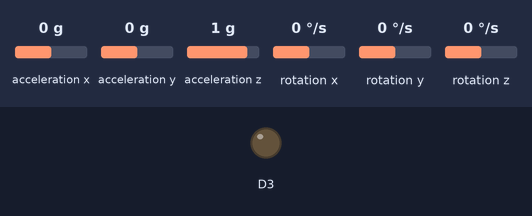
Bench run of a sketch on a simulated ESP8266 (NodeMCU). On the bench: output pins drawn as LEDs (lit = HIGH). Wiring (inferred from the names in the program): MPU-9250 motion sensor at I2C address 0x68. The inputs (shaded band) are chosen by the test bench; at power-on: acceleration x 0 g, acceleration y 0 g, acceleration z 1 g, rotation x 0 °/s, rotation y 0 °/s, rotation z 0 °/s. What the sketch prints to the serial monitor is not drawn.

Above: at 2.2 s.
2.3 s: acceleration x set to -1.4 g
At 4.0 s:
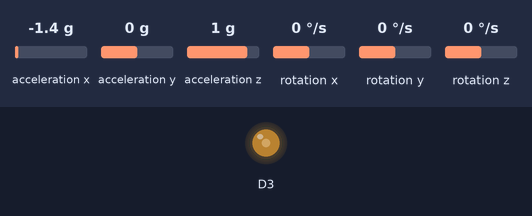
4.3 s: acceleration x set to -0.8 g
At 5.9 s:
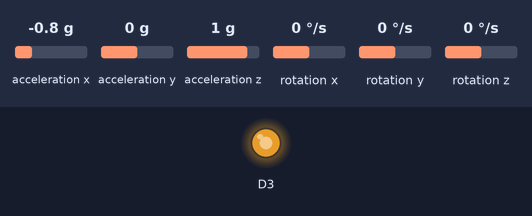
6.2 s: acceleration x set to 1.4 g
At 7.7 s:
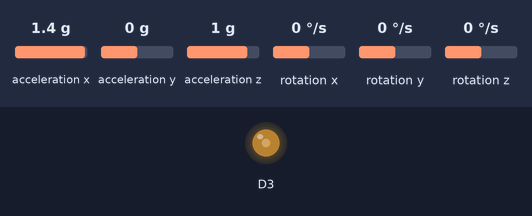
8.0 s: acceleration x set to 0.8 g
At 9.8 s:
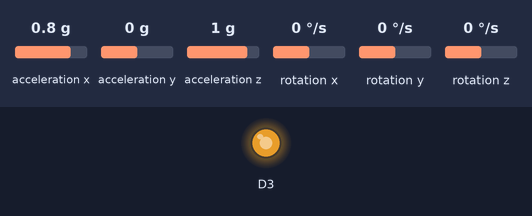
Timing chart, 0 to 10.9 s (numbered marks = the images above; inputs shaded):
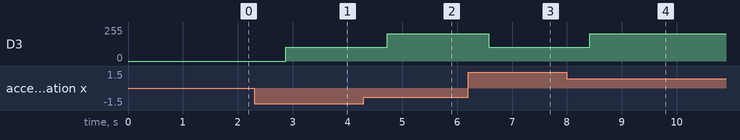

Measured:
- after the input at 2.3 s, D3: 0/255 → 102/255 after 0.58 s
- after the input at 4.3 s, D3: 102/255 → 204/255 after 0.43 s
- after the input at 6.2 s, D3: 204/255 → 102/255 after 0.37 s
- after the input at 8.0 s, D3: 102/255 → 204/255 after 0.42 s

The sketch:

WFW_MPU6500minimal.ino
```cpp
//From: https://github.com/Frogofmagic/MPU9250/blob/master/MPU9250Main/MPU9250Main.ino
//WFW: Modified for the MPU-6500 (no magnetic sensor)
//WFW: Works fine with ESP8266
//
//	No addition library needed (except Wire).
//	Note: If you get constant readings only, the MPU-6500 might not operate.
//	If strange readings occur repower the ESP
//
//		Hardware connection:
//				VCC-3V3,
//				GND-GND,
//				SDA-D2,
//				SCL-D1


#include <Wire.h>

#define    MPU6500_ADDRESS            0x68
#define    GYRO_CONFIG                0x27
#define    ACCEL_CONFIG               0x28
#define    GYRO_FULL_SCALE_250_DPS    0x00
#define    GYRO_FULL_SCALE_500_DPS    0x08
#define    GYRO_FULL_SCALE_1000_DPS   0x10
#define    GYRO_FULL_SCALE_2000_DPS   0x18
#define    ACC_FULL_SCALE_2_G        0x00
#define    ACC_FULL_SCALE_4_G        0x08
#define    ACC_FULL_SCALE_8_G        0x10
#define    ACC_FULL_SCALE_16_G       0x18
#define	   WHO_AM_I					 0x75 // Should return 0x71 for MPU9250 and 0x70 for MPU6500
#define	   CONFIG					0x1A
#define    LOWPASS_10HZ             0x05
#define    LOWPASS_05HZ             0x06


// Initializations
void setup()
{
	Wire.begin();
	Serial.begin(115200);
	delay(10);
	Serial.println(" ");
	// Configure gyroscope range
	I2CwriteByte(MPU6500_ADDRESS, GYRO_CONFIG, GYRO_FULL_SCALE_250_DPS);
	// Configure accelerometers range
	I2CwriteByte(MPU6500_ADDRESS, ACCEL_CONFIG, ACC_FULL_SCALE_2_G);
	// Configure Low-Pass filtering
	I2CwriteByte(MPU6500_ADDRESS, CONFIG, LOWPASS_05HZ);

	//pinMode(D3, OUTPUT);
	Serial.println("For acceleration: 1g = 16384 ");
	// Read the WHO_AM_I register, this is a good test of communication
	Serial.println("MPU9250 or MPU6500 motion sensor...");
	byte c = I2CreadByte(MPU6500_ADDRESS, WHO_AM_I);  // Read WHO_AM_I register for MPU-9250/MPU-6500
	Serial.print("Identification from WHO_AM_I register: >>"); Serial.print(c, HEX);
	Serial.println("<<. ");
	Serial.println("It should be 0x71 (MPU9250) or 0x70 (MPU6500).");
	delay(1000);
}

void loop()
{
	// Read accelerometer and gyroscope
	uint8_t Buf[14];
	int nrLoops = 4;
	int32_t axsum = 0;	int32_t aysum = 0; 	int32_t azsum = 0;
	int32_t gxsum = 0; 	int32_t gysum = 0; 	int32_t gzsum = 0; int32_t temsum =0;
	int16_t ax, ay, az, gx, gy, gz, tem;
	for (size_t i = 0; i < nrLoops; i++)
	{
		I2Cread(MPU6500_ADDRESS, 0x3B, 14, Buf);

		// Create 16 bits values from 8 bits data
		// Accelerometer
		ax = Buf[0] << 8 | Buf[1];
		ay = Buf[2] << 8 | Buf[3];
		az = Buf[4] << 8 | Buf[5];
		// Gyroscope
		gx = Buf[8] << 8 | Buf[9];
		gy = Buf[10] << 8 | Buf[11];
		gz = Buf[12] << 8 | Buf[13];
		// Temperature
		tem = Buf[6] << 8 | Buf[7];
		axsum += ax; aysum += ay; azsum += az;
		gxsum += gx; gysum += gy; gzsum += gz;
		temsum += tem;
		delay(2);
	}
	ax = axsum / nrLoops;	ay = aysum / nrLoops;	az = azsum / nrLoops;
	gx = gxsum / nrLoops;	gy = gysum / nrLoops;	gz = gzsum / nrLoops;
	tem = temsum / nrLoops;
	// Display values

	// Accelerometer
	Serial.print("Accelerometer: ax=");
	Serial.print(ax, DEC);
	Serial.print(" ay=");
	Serial.print(ay, DEC);
	Serial.print(" az=");
	Serial.print(az, DEC);
	Serial.print("\n");

	// Gyroscope
	Serial.print("Gyroscope: x=");
	Serial.print(gx, DEC);
	Serial.print(" y=");
	Serial.print(gy, DEC);
	Serial.print(" z=");
	Serial.print(gz, DEC);
	Serial.print("\n");

	// Temperature
	Serial.print("Temp: ");
	float tempCelsius = 21.0 + tem / 333.87;
	Serial.print(tempCelsius); Serial.print(" °C \n");

	uint8_t dim;
	if (true) {
		dim = abs(ax) / 64;
		analogWrite(D3, dim);
	}

	//Serial.print("dim = ");
	//Serial.println(dim);
	delay(600);
}

// #####################################################################################
// ######################## Subroutines ################################################
// #####################################################################################

// This function read Nbytes bytes from I2C device at address Address.
// Put read bytes starting at register Register in the Data array.
void I2Cread(uint8_t Address, uint8_t Register, uint8_t Nbytes, uint8_t* Data) {
	Wire.beginTransmission(Address);	// Set register address
	Wire.write(Register);
	Wire.endTransmission();
	Wire.requestFrom(Address, Nbytes);	// Read Nbytes
	uint8_t index = 0;
	while (Wire.available()) Data[index++] = Wire.read();
}

// Write a byte (Data) in device (Address) at register (Register)
void I2CwriteByte(uint8_t Address, uint8_t Register, uint8_t Data) {
	Wire.beginTransmission(Address);	// Set register address
	Wire.write(Register);
	Wire.write(Data);
	Wire.endTransmission();
}

// Read a byte (return value) in device (Address) at register (Register)
uint8_t I2CreadByte(uint8_t Address, uint8_t Register) {
	uint8_t Data;
	Wire.beginTransmission(Address);         // Initialize the Tx buffer
	Wire.write(Register);	                 // Put slave register address in Tx buffer
	Wire.endTransmission();
	Wire.requestFrom(Address, (size_t)1);    // Read one byte from slave register address
	Data = Wire.read();                      // Fill Rx buffer with result
	return Data;                             // Return data read from slave register
}
```
